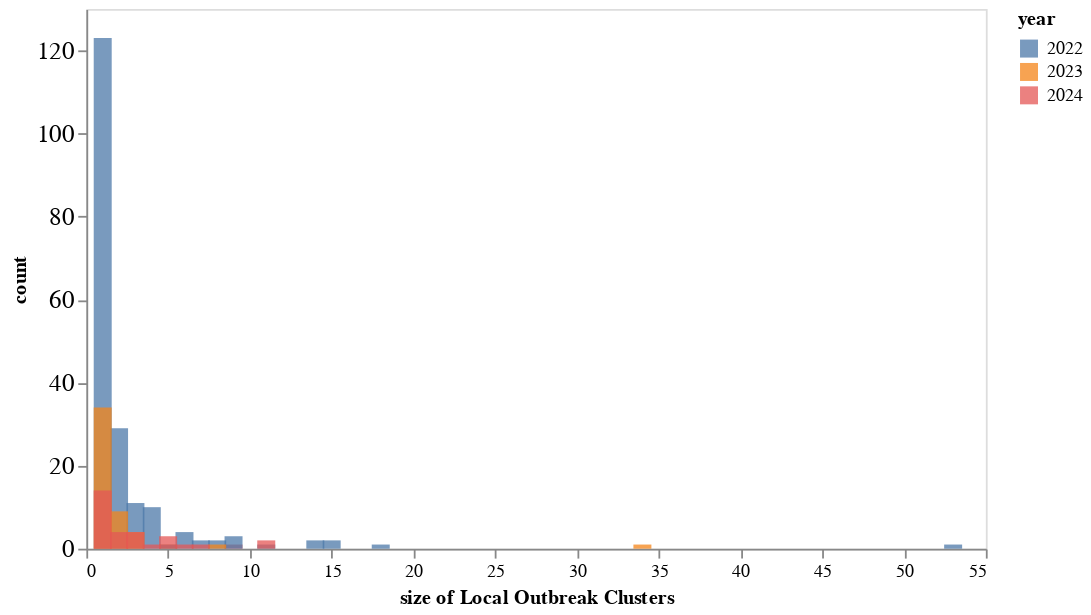

Source (notebook cell):
### Code cell
clust_over_time =  alt.Chart(date_clus).mark_bar(opacity = 0.75, interpolate='monotone', size =10).encode(
    alt.X('size_of_cluster', axis = alt.Axis(grid= False,  title="size of Local Outbreak Clusters")),
    alt.Y('count():Q', axis=alt.Axis(title="count", grid=False, labelFontSize = 14), stack = None),
    alt.Color("year")
).properties(
    width=500,
    height=300
)
clust_over_time

### Figure 1 — Vega-Lite specification as saved in the notebook (floating-point values rounded to 4 significant figures; data arrays with more than 128 entries replaced by an {"elided": "..."} marker saying what was removed)
{"config": {"view": {"continuousWidth": 400, "continuousHeight": 300}}, "data": {"name": "data-a59ae3c898f9da6608266780db18e922"}, "mark": {"type": "bar", "interpolate": "monotone", "opacity": 0.75, "size": 10}, "encoding": {"color": {"field": "year", "type": "nominal"}, "x": {"axis": {"grid": false, "title": "size of Local Outbreak Clusters"}, "field": "size_of_cluster", "type": "quantitative"}, "y": {"aggregate": "count", "axis": {"grid": false, "labelFontSize": 14, "title": "count"}, "stack": null, "type": "quantitative"}}, "height": 300, "width": 500, "$schema": "https://vega.github.io/schema/vega-lite/v4.17.0.json", "datasets": {"data-a59ae3c898f9da6608266780db18e922": {"elided": "273 records"}}}
